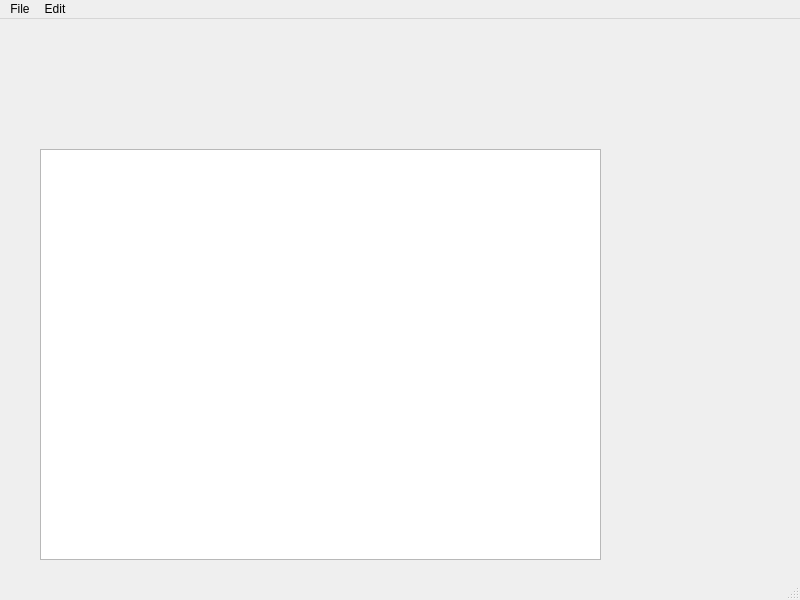
<?xml version="1.0" encoding="UTF-8"?>
<ui version="4.0">
 <class>MainWindow</class>
 <widget class="QMainWindow" name="MainWindow">
  <property name="geometry">
   <rect>
    <x>0</x>
    <y>0</y>
    <width>800</width>
    <height>600</height>
   </rect>
  </property>
  <property name="windowTitle">
   <string>MainWindow</string>
  </property>
  <widget class="QWidget" name="centralwidget">
   <widget class="QPlainTextEdit" name="plainTextEdit">
    <property name="geometry">
     <rect>
      <x>40</x>
      <y>130</y>
      <width>561</width>
      <height>411</height>
     </rect>
    </property>
   </widget>
  </widget>
  <widget class="QMenuBar" name="menubar">
   <property name="geometry">
    <rect>
     <x>0</x>
     <y>0</y>
     <width>800</width>
     <height>21</height>
    </rect>
   </property>
   <widget class="QMenu" name="menuText_Editor">
    <property name="title">
     <string>File</string>
    </property>
    <addaction name="actionNewfile"/>
    <addaction name="actionOpen"/>
    <addaction name="actionSave_As"/>
    <addaction name="actionSave"/>
   </widget>
   <widget class="QMenu" name="menuBold">
    <property name="title">
     <string>Edit</string>
    </property>
    <addaction name="actionBold"/>
    <addaction name="actionUnderline"/>
    <addaction name="actionItalicize"/>
   </widget>
   <addaction name="menuText_Editor"/>
   <addaction name="menuBold"/>
  </widget>
  <widget class="QStatusBar" name="statusbar"/>
  <action name="actionNewfile">
   <property name="text">
    <string>New File</string>
   </property>
  </action>
  <action name="actionBold">
   <property name="text">
    <string>Bold</string>
   </property>
  </action>
  <action name="actionOpen">
   <property name="text">
    <string>Open</string>
   </property>
  </action>
  <action name="actionSave_As">
   <property name="text">
    <string>Save As</string>
   </property>
  </action>
  <action name="actionSave">
   <property name="text">
    <string>Save</string>
   </property>
  </action>
  <action name="actionUnderline">
   <property name="text">
    <string>Underline</string>
   </property>
  </action>
  <action name="actionItalicize">
   <property name="text">
    <string>Italicize</string>
   </property>
  </action>
 </widget>
 <resources/>
 <connections/>
</ui>
